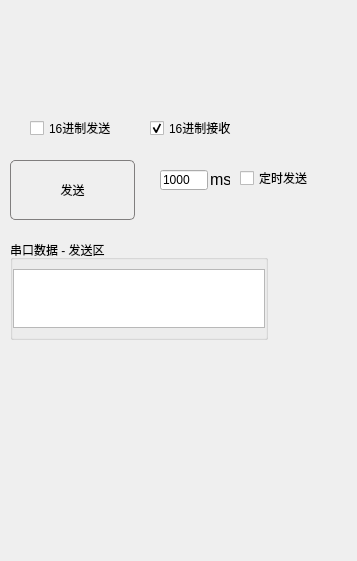
          <widget class="QWidget" name="page">
           <property name="geometry">
            <rect>
             <x>0</x>
             <y>0</y>
             <width>357</width>
             <height>561</height>
            </rect>
           </property>
           <property name="sizePolicy">
            <sizepolicy hsizetype="Expanding" vsizetype="Expanding">
             <horstretch>0</horstretch>
             <verstretch>0</verstretch>
            </sizepolicy>
           </property>
           <attribute name="label">
            <string>串口</string>
           </attribute>
           <widget class="QCheckBox" name="chkSend">
            <property name="geometry">
             <rect>
              <x>30</x>
              <y>120</y>
              <width>106</width>
              <height>16</height>
             </rect>
            </property>
            <property name="text">
             <string>16进制发送</string>
            </property>
           </widget>
           <widget class="QCheckBox" name="chkRec">
            <property name="geometry">
             <rect>
              <x>150</x>
              <y>120</y>
              <width>91</width>
              <height>16</height>
             </rect>
            </property>
            <property name="text">
             <string>16进制接收</string>
            </property>
            <property name="checked">
             <bool>true</bool>
            </property>
            <property name="autoRepeat">
             <bool>false</bool>
            </property>
           </widget>
           <widget class="QPushButton" name="btnSend">
            <property name="geometry">
             <rect>
              <x>10</x>
              <y>160</y>
              <width>125</width>
              <height>60</height>
             </rect>
            </property>
            <property name="minimumSize">
             <size>
              <width>0</width>
              <height>60</height>
             </size>
            </property>
            <property name="maximumSize">
             <size>
              <width>125</width>
              <height>16777215</height>
             </size>
            </property>
            <property name="styleSheet">
             <string notr="true">.QPushButton {
        background:qlineargradient(spread:pad, x1:0, y1:0, x2:0, y2:1, 
stop:0 rgba(233, 233, 233, 255), 
stop:0.35 rgba(220, 220, 220, 255), 
stop:0.5 rgba(213, 213, 213, 255), 
stop:0.65 rgba(230, 230, 230, 255), 
stop:1 rgba(242, 242, 242, 255));
 border: 1px solid rgb(128,126,126);
 border-radius: 5px;
}
.QPushButton:hover{
        background:qlineargradient(spread:pad, x1:0, y1:0, x2:0, y2:1, 
stop:0 rgba(250, 250, 250, 255), 
stop:0.5 rgba(255, 255, 255, 255), 
stop:1 rgba(250, 250, 250, 255));
 border: 1px solid rgb(63,140,161);
 border-radius: 5px;
}
 
.QPushButton:pressed{
        background:qlineargradient(spread:pad, x1:0, y1:0, x2:0, y2:1, 
stop:0 rgba(255, 255, 255, 255), 
stop:0.5 rgba(235, 247, 253, 255), 
stop:1 rgba(213, 237, 250, 255));
 border: 1px solid rgb(3,110,183);
 border-radius: 5px;
}</string>
            </property>
            <property name="text">
             <string>发送</string>
            </property>
           </widget>
           <widget class="QLineEdit" name="txtSendMs">
            <property name="geometry">
             <rect>
              <x>160</x>
              <y>170</y>
              <width>48</width>
              <height>20</height>
             </rect>
            </property>
            <property name="maximumSize">
             <size>
              <width>60</width>
              <height>16777215</height>
             </size>
            </property>
            <property name="text">
             <string>1000</string>
            </property>
           </widget>
           <widget class="QLabel" name="lblMs">
            <property name="geometry">
             <rect>
              <x>210</x>
              <y>160</y>
              <width>20</width>
              <height>38</height>
             </rect>
            </property>
            <property name="maximumSize">
             <size>
              <width>20</width>
              <height>16777215</height>
             </size>
            </property>
            <property name="font">
             <font>
              <pointsize>12</pointsize>
             </font>
            </property>
            <property name="text">
             <string>ms</string>
            </property>
           </widget>
           <widget class="QCheckBox" name="chkTimSend">
            <property name="geometry">
             <rect>
              <x>240</x>
              <y>170</y>
              <width>71</width>
              <height>16</height>
             </rect>
            </property>
            <property name="maximumSize">
             <size>
              <width>100</width>
              <height>16777215</height>
             </size>
            </property>
            <property name="text">
             <string>定时发送</string>
            </property>
           </widget>
           <widget class="QGroupBox" name="groupBox_4">
            <property name="geometry">
             <rect>
              <x>10</x>
              <y>240</y>
              <width>258</width>
              <height>100</height>
             </rect>
            </property>
            <property name="minimumSize">
             <size>
              <width>0</width>
              <height>100</height>
             </size>
            </property>
            <property name="maximumSize">
             <size>
              <width>16777215</width>
              <height>100</height>
             </size>
            </property>
            <property name="title">
             <string>串口数据 - 发送区</string>
            </property>
            <layout class="QGridLayout" name="gridLayout_7">
             <property name="leftMargin">
              <number>0</number>
             </property>
             <property name="rightMargin">
              <number>0</number>
             </property>
             <item row="0" column="0">
              <widget class="QPlainTextEdit" name="txtSend">
               <property name="minimumSize">
                <size>
                 <width>0</width>
                 <height>0</height>
                </size>
               </property>
               <property name="maximumSize">
                <size>
                 <width>16777215</width>
                 <height>16777215</height>
                </size>
               </property>
              </widget>
             </item>
            </layout>
           </widget>
          </widget>
